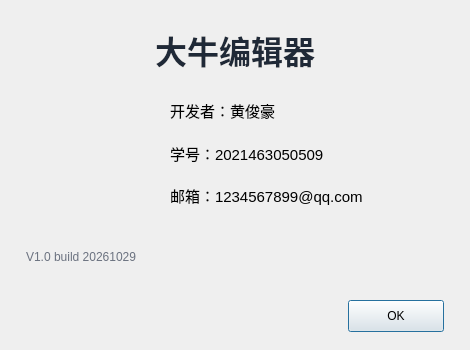
<?xml version="1.0" encoding="UTF-8"?>
<ui version="4.0">
 <class>AboutDialog</class>
 <widget class="QDialog" name="AboutDialog">
  <property name="geometry">
   <rect>
    <x>0</x>
    <y>0</y>
    <width>470</width>
    <height>350</height>
   </rect>
  </property>
  <property name="windowTitle">
   <string>关于</string>
  </property>
  <property name="windowIcon">
   <iconset resource="resources.qrc">
    <normaloff>:/icons/app.png</normaloff>:/icons/app.png</iconset>
  </property>
  <property name="modal">
   <bool>true</bool>
  </property>
  <layout class="QVBoxLayout" name="verticalLayout">
   <property name="spacing">
    <number>12</number>
   </property>
   <property name="leftMargin">
    <number>26</number>
   </property>
   <property name="topMargin">
    <number>18</number>
   </property>
   <property name="rightMargin">
    <number>26</number>
   </property>
   <property name="bottomMargin">
    <number>18</number>
   </property>
   <item>
    <widget class="QLabel" name="titleLabel">
     <property name="font">
      <font>
       <family>STZhongsong</family>
       <pointsize>24</pointsize>
       <bold>true</bold>
      </font>
     </property>
     <property name="styleSheet">
      <string notr="true">color: #1f2937;</string>
     </property>
     <property name="text">
      <string>大牛编辑器</string>
     </property>
     <property name="alignment">
      <set>Qt::AlignmentFlag::AlignCenter</set>
     </property>
    </widget>
   </item>
   <item>
    <layout class="QHBoxLayout" name="middleLayout">
     <property name="spacing">
      <number>24</number>
     </property>
     <item>
      <widget class="QLabel" name="logoLabel">
       <property name="minimumSize">
        <size>
         <width>120</width>
         <height>120</height>
        </size>
       </property>
       <property name="maximumSize">
        <size>
         <width>120</width>
         <height>120</height>
        </size>
       </property>
       <property name="text">
        <string/>
       </property>
       <property name="alignment">
        <set>Qt::AlignmentFlag::AlignCenter</set>
       </property>
      </widget>
     </item>
     <item>
      <layout class="QVBoxLayout" name="infoLayout">
       <property name="spacing">
        <number>8</number>
       </property>
       <item>
        <widget class="QLabel" name="labelDeveloper">
         <property name="font">
          <font>
           <pointsize>11</pointsize>
          </font>
         </property>
         <property name="text">
          <string>开发者：黄俊豪</string>
         </property>
        </widget>
       </item>
       <item>
        <widget class="QLabel" name="labelStudentId">
         <property name="font">
          <font>
           <pointsize>11</pointsize>
          </font>
         </property>
         <property name="text">
          <string>学号：2021463050509</string>
         </property>
        </widget>
       </item>
       <item>
        <widget class="QLabel" name="labelEmail">
         <property name="font">
          <font>
           <pointsize>11</pointsize>
          </font>
         </property>
         <property name="text">
          <string>邮箱：1234567899@qq.com</string>
         </property>
        </widget>
       </item>
      </layout>
     </item>
    </layout>
   </item>
   <item>
    <widget class="QLabel" name="versionLabel">
     <property name="font">
      <font>
       <pointsize>9</pointsize>
      </font>
     </property>
     <property name="styleSheet">
      <string notr="true">color: #6b7280;</string>
     </property>
     <property name="text">
      <string>V1.0 build 20261029</string>
     </property>
    </widget>
   </item>
   <item>
    <layout class="QHBoxLayout" name="bottomLayout">
     <item>
      <spacer name="horizontalSpacer">
       <property name="orientation">
        <enum>Qt::Orientation::Horizontal</enum>
       </property>
       <property name="sizeHint" stdset="0">
        <size>
         <width>40</width>
         <height>20</height>
        </size>
       </property>
      </spacer>
     </item>
     <item>
      <widget class="QPushButton" name="buttonOK">
       <property name="minimumSize">
        <size>
         <width>96</width>
         <height>32</height>
        </size>
       </property>
       <property name="text">
        <string>OK</string>
       </property>
       <property name="default">
        <bool>true</bool>
       </property>
      </widget>
     </item>
    </layout>
   </item>
  </layout>
 </widget>
 <resources>
  <include location="resources.qrc"/>
 </resources>
 <connections/>
</ui>
